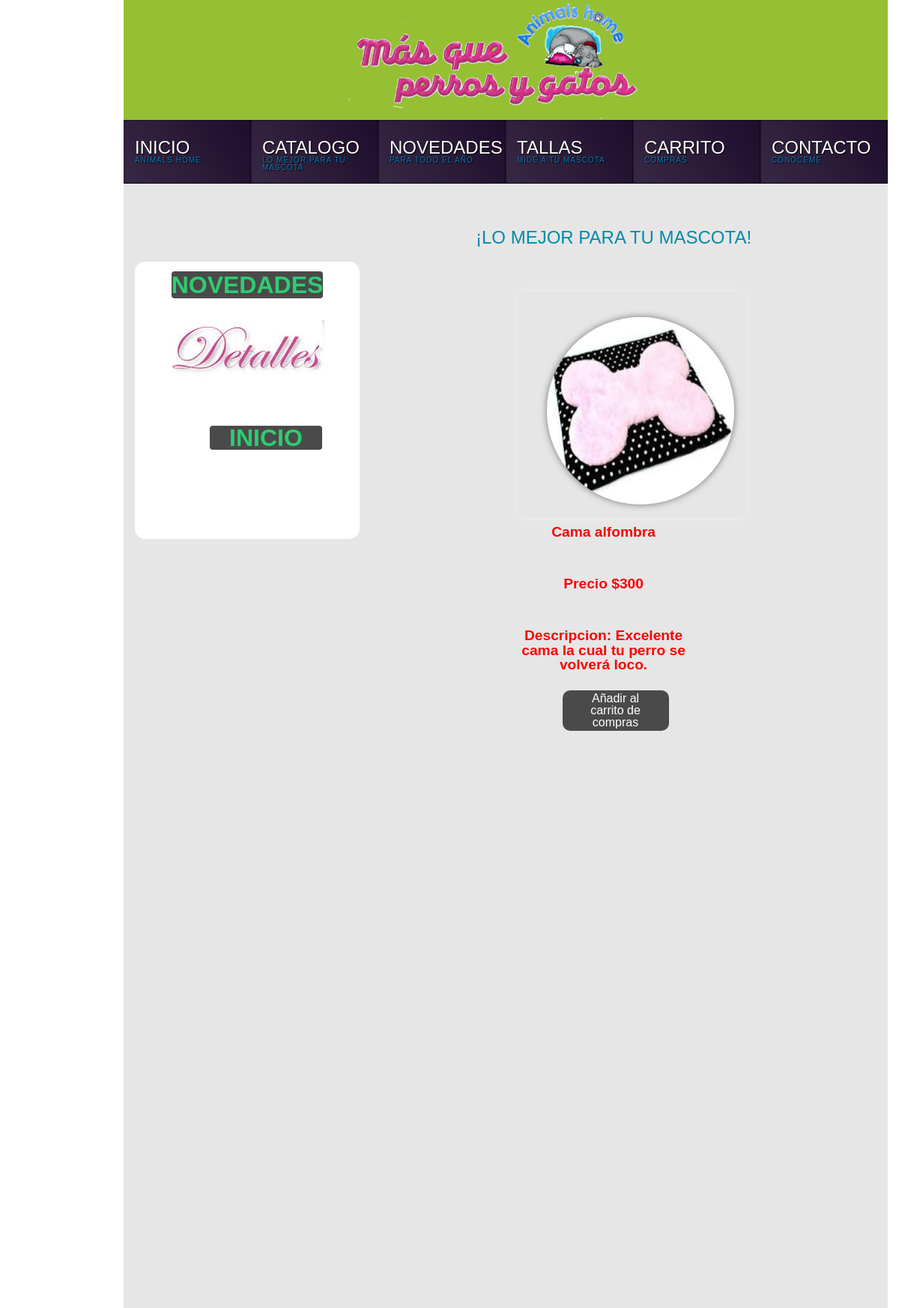
The page /detalles.php?id=1 on the database its author committed.
### tables this page shows
CREATE TABLE IF NOT EXISTS `productos` (
  `id` int(11) NOT NULL AUTO_INCREMENT,
  `nombre` text NOT NULL,
  `descripcion` text NOT NULL,
  `imagen` text NOT NULL,
  `precio` double NOT NULL,
  PRIMARY KEY (`id`)
);

### detalles.php (the view, shortened to what this page needs)
<!DOCTYPE HTML>
<html>
<head>
<link href="css/catalogo/accesorios.css" rel="stylesheet" type="text/css"/>
<link href="css/style.css" rel="stylesheet" type="text/css"/>
<link rel="stylesheet" type="text/css" href="./css/estilo.css">
<link rel="stylesheet" href="css/catalogo/reset.css">
<link rel="stylesheet" href="css/catalogo/menuvertical.css">
</head>
<body id="cuerpo">
    <div id="barra-logo">
        <div id="imagen-logo"></div>
          </div>
          <div id="menu">
              <ul id="sdt_menu" class="sdt_menu">
				<li>
					<a href="inicio.php">
						<span class="sdt_wrap">
							<span class="sdt_link">INICIO</span>
							<span class="sdt_descr">ANIMALS HOME</span>
						</span>
					</a>
				</li>
				<li>
					<a href="catalogo.php">
						<span class="sdt_wrap">
							<span class="sdt_link">CATALOGO</span>
							<span class="sdt_descr">LO MEJOR PARA TU MASCOTA</span>
						</span>
					</a>
				</li>
				<li>
					<a href="novedades.php">
						<span class="sdt_wrap">
							<span class="sdt_link">NOVEDADES</span>
							<span class="sdt_descr">PARA TODO EL AÑO</span>
						</span>
					</a>
				</li>
				<li>
					<a href="tallas.php">
						<span class="sdt_wrap">
							<span class="sdt_link">TALLAS</span>
							<span class="sdt_descr">MIDE A TU MASCOTA</span>
						</span>
					</a>
				</li>
				<li>
					<a href="carrito.php">
						<span class="sdt_wrap">
							<span class="sdt_link">CARRITO</span>
							<span class="sdt_descr">COMPRAS</span>
						</span>
					</a>
				</li>
				<li>
					<a href="contacto.php">
						<span class="sdt_wrap">
							<span class="sdt_link">CONTACTO</span>
							<span class="sdt_descr">CONOCEME</span>
						</span>
					</a>
				</li>
			</ul>
          </div>
        <div id="contenedor">
               <div id="texto">
               <h5 class="titulo">
              ¡LO MEJOR PARA TU MASCOTA!
               </h5>
       </div>
	    <div id="menu-vertical">
            <h1 class="encabezado"><a href="novedades.php">NOVEDADES </a></h1>
		<br>
		<center><img src="imagenes/detalles.jpg"></center>
		<br>
	    <h1 class="encabezado2"><a href="inicio.php">INICIO </a></h1>
        </div>
		           <center> <div >
							<?php
		$re=mysql_query("select * from productos  where id=".$_GET['id'])or die(mysql_error());
		while ($f=mysql_fetch_array($re)) {
		?>
		<div class="detalles">
			<center>
				<img src="imagenes/productos/<?php echo $f['imagen'];?>"><br><br>
				<span class="span"><?php echo utf8_encode($f['nombre']);?></span><br><br>
				<span class="span">Precio $<?php echo utf8_encode($f['precio']);?></span><br><br>
				<span class="span">Descripcion:  <?php echo utf8_encode($f['descripcion']);?></span><br><br>
				<a href="./carrito.php?id=<?php echo $f['id'];?>">Añadir al  carrito de  compras</a>
			</center>
		</div>
		<?php
              }
          ?>
          </div> </center>
		</div>
</body>
</html>

### css/catalogo/accesorios.css (style rules this page uses)
.encabezado a { font-family: "GothamRnd-Bold", Helvetica, Arial, sans-serif; font-size: 1em; font-weight: 700; text-align: center; color: #2ecc71; margin: 15px 0px; text-decoration:none; }
.encabezado2 a { float:left; font-family: "GothamRnd-Bold", Helvetica, Arial, sans-serif; font-size: 1em; font-weight: 700; text-align: center; color: #2ecc71; margin: 25px 100px; text-decoration:none; }
#cuerpo { margin: 0; }
#barra-logo { float: left; background: #95c033; box-shadow: none; width:1020px ; height: 160px; display: block; margin:0px 165px; }
#imagen-logo { float:left; -webkit-background-size: cover; -moz-background-size: cover; -o-background-size: cover; background-image: url("../../imagenes/logo.png"); background-size: cover; height: 200px; width: 400px; margin: -10px 300px; }
#menu { float: left; height: 100px; margin:auto 165px; width:1020px ; height: 85px; background:#1B0A2A; }
#contenedor { float: left; height: 1500px; margin:auto 165px; width:1020px ; background:#E6E6E6; }
#texto { float: left; width: 600px; height:0 auto; margin: 30px 450px; }
.titulo { font-family: "GothamRnd-Bold", Helvetica, Arial, sans-serif; font-size: 24px; color: #008AA8; margin-bottom: 25px; float: left; margin:30px 20px; }
#menu-vertical { float: left; width: 300px; height: 370px; margin: -40px 15px; background:white; border-radius: 14px 14px 14px 14px; -moz-border-radius: 14px 14px 14px 14px; -webkit-border-radius: 14px 14px 14px 14px; border: 0px solid #000000; }
.span { width:250px; float:left; margin:25px -60px; font-family: "GothamRnd-Bold", Helvetica, Arial, sans-serif; color: red; font-weight: bolder; font-size: 1.2rem; }

### css/style.css (style rules this page uses)
ul.sdt_menu { margin:0; padding:0; list-style: none; font-family:"Myriad Pro", "Trebuchet MS", sans-serif; font-size:12px; width:1020px; }
ul.sdt_menu a { text-decoration:none; outline:none; }
ul.sdt_menu li { float:left; width:170px; height:85px; position:relative; cursor:pointer; }
ul.sdt_menu li > a { position:absolute; top:0px; left:0px; width:170px; height:85px; z-index:12; background:transparent url(../images/overlay.png) no-repeat bottom right; -moz-box-shadow:0px 0px 2px #000 inset; -webkit-box-shadow:0px 0px 2px #000 inset; box-shadow:0px 0px 2px #000 inset; }
ul.sdt_menu li span.sdt_wrap { position:absolute; top:25px; left:0px; width:170px; height:60px; z-index:15; }
ul.sdt_menu li span span.sdt_link, ul.sdt_menu li span span.sdt_descr, ul.sdt_menu li div.sdt_box a { margin-left:15px; text-transform:uppercase; text-shadow:1px 1px 1px #000; }
ul.sdt_menu li span span.sdt_link { color:#fff; font-size:24px; float:left; clear:both; }
ul.sdt_menu li span span.sdt_descr { color:#0B75AF; float:left; clear:both; width:155px; font-size:10px; letter-spacing:1px; }

### css/estilo.css (style rules this page uses)
.detalles { width: 20%; height: 200px; display: inline-block; vertical-align: top; margin-left: 0.5%; padding: 5%; -webkit-box-shadow: 0px 0px 10px rgba(240, 240, 240, 0.75); -moz-box-shadow: 0px 0px 10px rgba(240, 240, 240, 0.75); box-shadow: 0px 0px 10px rgba(240, 240, 240, 0.75); -webkit-transition: all 1s ease-in-out; -moz-transition: all 1s ease-in-out; }
.detalles img { width: 250px; height: 250px; margin:-17px -11px; border-radius: 50%; -webkit-box-shadow: 0px 0px 10px rgba(74, 74, 74, 0.75); -moz-box-shadow: 0px 0px 10px rgba(74, 74, 74, 0.75); box-shadow: 0px 0px 10px rgba(74, 74, 74, 0.75); -webkit-transition: all 1s ease-in-out; -moz-transition: all 1s ease-in-out; }
.detalles a { font-family: "GothamRnd-Bold", Helvetica, Arial, sans-serif; float:left; margin: 0px 10px; background-color: #4a4a4a; padding: 3px; color: white; width: 50%; padding-left: 20px; padding-right: 20px; border-radius: 10px; text-decoration:none; }
a { background-color: #4a4a4a; padding: 3px; color: black; width: 50%; padding-left: 30px; padding-right: 30px; border-radius: 4px; }

### css/catalogo/menuvertical.css (style rules this page uses)
h1 { font-family: "GothamRnd-Bold", Helvetica, Arial, sans-serif; font-size: 2em; font-weight: 700; text-align: center; color: #2ecc71; margin: 15px 0px; }

### rows shown on the page
productos: imagen (picture), nombre "Cama alfombra", precio "300", descripcion "Excelente cama la cual tu perro se volverá loco."
